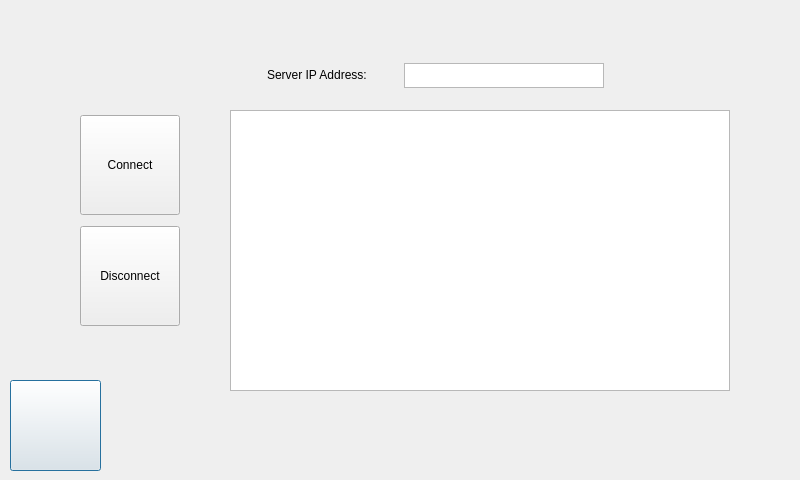
<?xml version="1.0" encoding="UTF-8"?>
<ui version="4.0">
 <class>ServerWindow</class>
 <widget class="QDialog" name="ServerWindow">
  <property name="geometry">
   <rect>
    <x>0</x>
    <y>0</y>
    <width>800</width>
    <height>480</height>
   </rect>
  </property>
  <property name="maximumSize">
   <size>
    <width>800</width>
    <height>480</height>
   </size>
  </property>
  <property name="windowTitle">
   <string>ControlWindow</string>
  </property>
  <widget class="QPushButton" name="Back">
   <property name="geometry">
    <rect>
     <x>10</x>
     <y>380</y>
     <width>91</width>
     <height>91</height>
    </rect>
   </property>
   <property name="maximumSize">
    <size>
     <width>100</width>
     <height>100</height>
    </size>
   </property>
   <property name="text">
    <string/>
   </property>
   <property name="icon">
    <iconset>
     <normaloff>img/back.png</normaloff>img/back.png</iconset>
   </property>
   <property name="iconSize">
    <size>
     <width>100</width>
     <height>100</height>
    </size>
   </property>
  </widget>
  <widget class="QWidget" name="">
   <property name="geometry">
    <rect>
     <x>80</x>
     <y>110</y>
     <width>131</width>
     <height>221</height>
    </rect>
   </property>
   <layout class="QVBoxLayout" name="verticalLayout">
    <item>
     <widget class="QPushButton" name="ConnectServer">
      <property name="maximumSize">
       <size>
        <width>100</width>
        <height>100</height>
       </size>
      </property>
      <property name="text">
       <string>Connect</string>
      </property>
     </widget>
    </item>
    <item>
     <widget class="QPushButton" name="DisconnectServer">
      <property name="maximumSize">
       <size>
        <width>100</width>
        <height>100</height>
       </size>
      </property>
      <property name="text">
       <string>Disconnect</string>
      </property>
     </widget>
    </item>
   </layout>
  </widget>
  <widget class="QTextBrowser" name="ServerOutput">
   <property name="geometry">
    <rect>
     <x>230</x>
     <y>110</y>
     <width>500</width>
     <height>281</height>
    </rect>
   </property>
   <property name="sizePolicy">
    <sizepolicy hsizetype="Fixed" vsizetype="Expanding">
     <horstretch>0</horstretch>
     <verstretch>0</verstretch>
    </sizepolicy>
   </property>
   <property name="maximumSize">
    <size>
     <width>500</width>
     <height>1000</height>
    </size>
   </property>
  </widget>
  <widget class="QWidget" name="">
   <property name="geometry">
    <rect>
     <x>240</x>
     <y>50</y>
     <width>391</width>
     <height>51</height>
    </rect>
   </property>
   <layout class="QHBoxLayout" name="horizontalLayout">
    <item>
     <widget class="QLabel" name="IPLabel">
      <property name="sizePolicy">
       <sizepolicy hsizetype="Fixed" vsizetype="Fixed">
        <horstretch>0</horstretch>
        <verstretch>0</verstretch>
       </sizepolicy>
      </property>
      <property name="text">
       <string>Server IP Address: </string>
      </property>
     </widget>
    </item>
    <item>
     <widget class="QTextEdit" name="IPText">
      <property name="sizePolicy">
       <sizepolicy hsizetype="Expanding" vsizetype="Minimum">
        <horstretch>0</horstretch>
        <verstretch>0</verstretch>
       </sizepolicy>
      </property>
      <property name="maximumSize">
       <size>
        <width>200</width>
        <height>25</height>
       </size>
      </property>
      <property name="verticalScrollBarPolicy">
       <enum>Qt::ScrollBarAlwaysOff</enum>
      </property>
      <property name="horizontalScrollBarPolicy">
       <enum>Qt::ScrollBarAlwaysOff</enum>
      </property>
     </widget>
    </item>
   </layout>
  </widget>
 </widget>
 <resources/>
 <connections/>
</ui>
